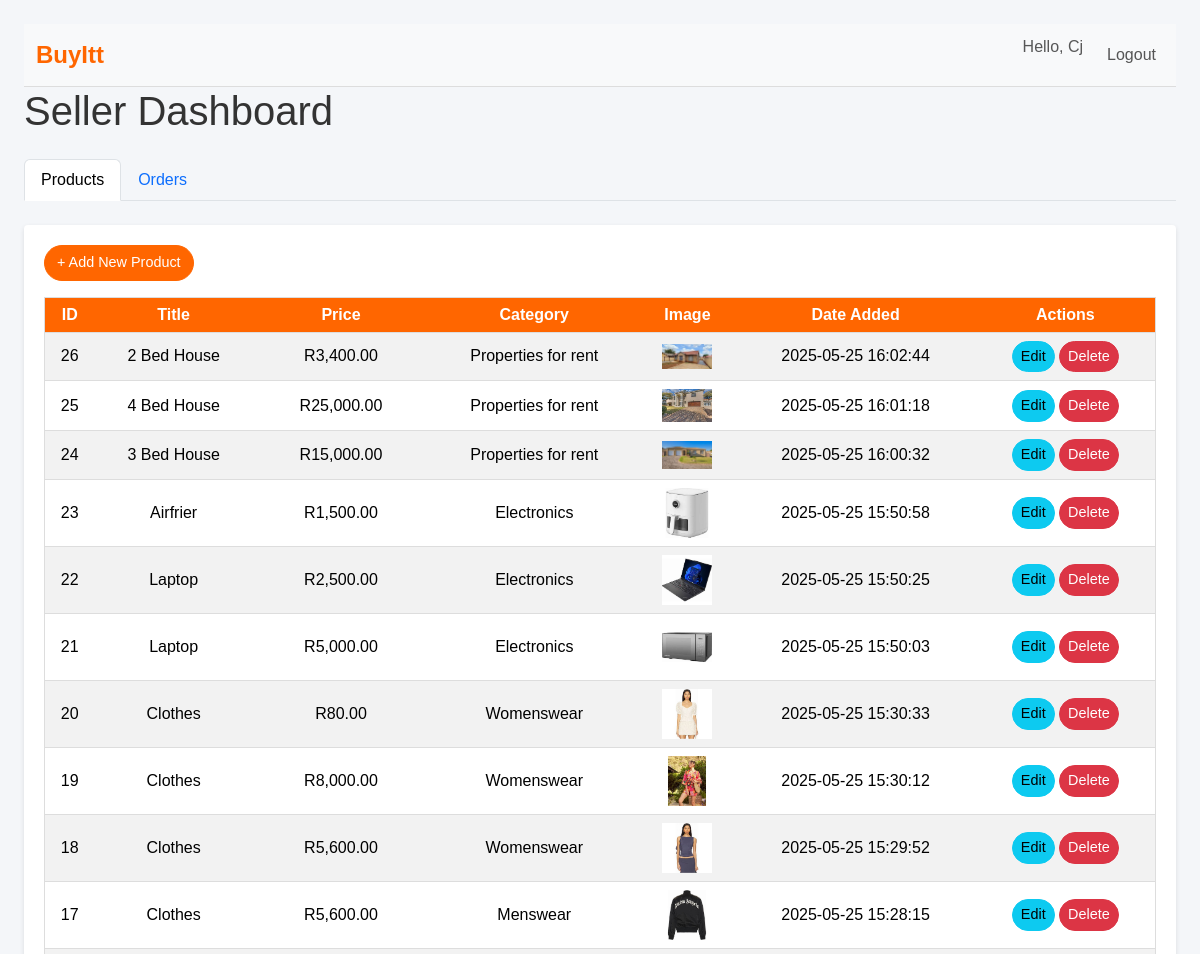
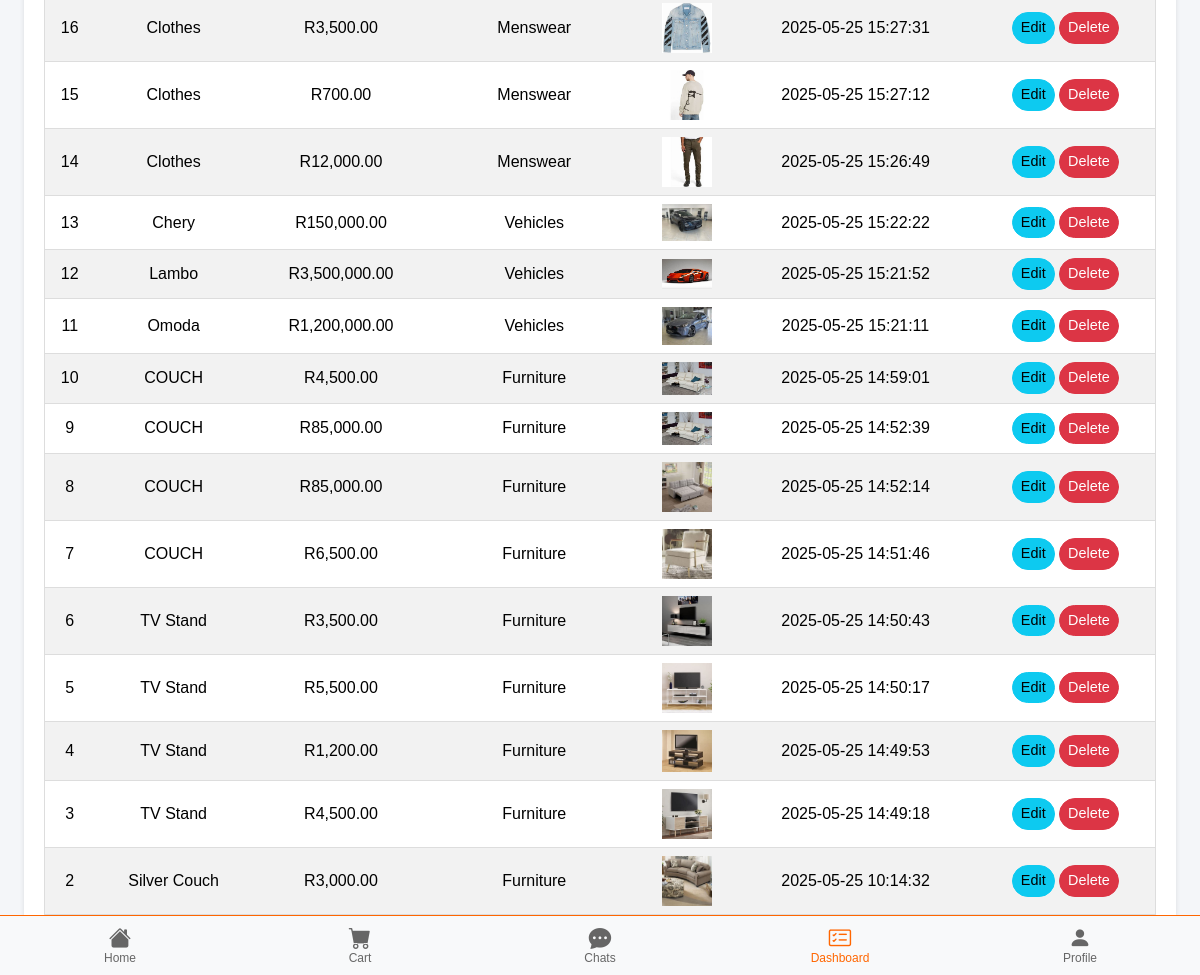
The page /src/public/seller_dashboard.php (signed in) on the database its author committed (2 pictures, top to bottom).
### tables this page shows
CREATE TABLE `products` (
  `id` int NOT NULL,
  `user_id` int NOT NULL,
  `name` varchar(250) NOT NULL,
  `description` text,
  `amount` decimal(10,2) NOT NULL,
  `category` int NOT NULL,
  `image_path` varchar(255) NOT NULL,
  `created_at` timestamp NULL DEFAULT CURRENT_TIMESTAMP
);

CREATE TABLE `categories` (
  `id` int NOT NULL,
  `name` varchar(30) NOT NULL,
  `created_at` timestamp NULL DEFAULT CURRENT_TIMESTAMP
);

### src/public/seller_dashboard.php (the view, shortened to what this page needs)
<?php
include '../includes/navbar.php';
require_once '../includes/config.php';
$sellerId = $_SESSION['user_id'];
$stmt = $db->prepare(
    "SELECT p.id AS product_id, p.name, p.amount, c.name AS category_name, p.image_path, p.created_at
     FROM products p
     JOIN categories c ON p.category = c.id
     WHERE p.user_id = ?
     ORDER BY p.created_at DESC"
);
$stmt->execute([$sellerId]);
$products = $stmt->fetchAll(PDO::FETCH_ASSOC);
?>
<!DOCTYPE html>
<html lang="en">
<head>
  <link href="https://cdn.jsdelivr.net/npm/bootstrap@5.3.3/dist/css/bootstrap.min.css" rel="stylesheet">
  <link href="../assets/css/public.css?v=1.0"  rel="stylesheet">
  <link href="https://cdn.jsdelivr.net/npm/bootstrap-icons@1.10.5/font/bootstrap-icons.css" rel="stylesheet">
</head>
<body class="p-4">
  <h1 class="mb-4">Seller Dashboard</h1>
  <ul class="nav nav-tabs mb-4" id="dashboardTabs" role="tablist">
    <li class="nav-item" role="presentation">
      <button class="nav-link active" id="products-tab" data-bs-toggle="tab" data-bs-target="#products" type="button" role="tab">Products</button>
    </li>
    <li class="nav-item" role="presentation">
      <button class="nav-link" id="orders-tab" data-bs-toggle="tab" data-bs-target="#orders" type="button" role="tab">Orders</button>
    </li>
  </ul>
  <div class="tab-content" id="dashboardTabsContent">
    <div class="tab-pane fade show active" id="products" role="tabpanel">
      <a href="product_form.php" class="btn btn-primary mb-3">+ Add New Product</a>
      <table class="table table-striped">
        <thead>
          <tr><th>ID</th><th>Title</th><th>Price</th><th>Category</th><th>Image</th><th>Date Added</th><th>Actions</th></tr>
        </thead>
        <tbody>
          <?php foreach ($products as $p): ?>
          <tr>
            <td><?= $p['product_id'] ?></td>
            <td><?= htmlspecialchars($p['name']) ?></td>
            <td>R<?= number_format($p['amount'],2) ?></td>
            <td><?= htmlspecialchars($p['category_name']) ?></td>
            <td><?php if ($p['image_path']): ?><img src="../uploads/<?= htmlspecialchars($p['image_path']) ?>" alt=""/><?php endif; ?></td>
            <td><?= htmlspecialchars($p['created_at']) ?></td>
            <td>
              <a href="product_form.php?id=<?= $p['product_id'] ?>" class="btn btn-sm btn-info">Edit</a>
              <a href="?delete_product=<?= $p['product_id'] ?>" class="btn btn-sm btn-danger" onclick="return confirm('Delete this product?')">Delete</a>
            </td>
          </tr>
          <?php endforeach; ?>
        </tbody>
      </table>
    </div>
  </div>
  <?php include __DIR__ . "/../includes/nav.php"; ?>
</body>
</html>

### src/assets/css/public.css (style rules this page uses)
body { font-family: Arial, sans-serif; background-color: #f8f9fa; margin: 0; padding: 0; color: #333; }
.btn { border-radius: 20px; font-size: 0.9rem; }
.btn-primary { background-color: #ff6600; border-color: #ff6600; }
.table { background-color: #ffffff; border: 1px solid #ddd; }
.table th { background-color: #ff6600; color: #ffffff; text-align: center; }
.table td { text-align: center; vertical-align: middle; }

### src/public/seller_dashboard.php (style rules this page uses)
body { background: #f4f6f9; }
.tab-content { background: #fff; padding: 20px; border-radius: 4px; box-shadow: 0 2px 5px rgba(0,0,0,0.1); }
.table img { max-width: 50px; height: auto; }

### rows shown on the page
products: id "26", name "2 Bed House", amount "3,400.00", category.name "Properties for rent", image_path (picture), created_at "2025-05-25 16:02:44"
products: id "25", name "4 Bed House", amount "25,000.00", category.name "Properties for rent", image_path (picture), created_at "2025-05-25 16:01:18"
products: id "24", name "3 Bed House", amount "15,000.00", category.name "Properties for rent", image_path (picture), created_at "2025-05-25 16:00:32"
products: id "23", name "Airfrier", amount "1,500.00", category.name "Electronics", image_path (picture), created_at "2025-05-25 15:50:58"
products: id "22", name "Laptop", amount "2,500.00", category.name "Electronics", image_path (picture), created_at "2025-05-25 15:50:25"
products: id "21", name "Laptop", amount "5,000.00", category.name "Electronics", image_path (picture), created_at "2025-05-25 15:50:03"
products: id "20", name "Clothes", amount "80.00", category.name "Womenswear", image_path (picture), created_at "2025-05-25 15:30:33"
products: id "19", name "Clothes", amount "8,000.00", category.name "Womenswear", image_path (picture), created_at "2025-05-25 15:30:12"
products: id "18", name "Clothes", amount "5,600.00", category.name "Womenswear", image_path (picture), created_at "2025-05-25 15:29:52"
products: id "17", name "Clothes", amount "5,600.00", category.name "Menswear", image_path (picture), created_at "2025-05-25 15:28:15"
products: id "16", name "Clothes", amount "3,500.00", category.name "Menswear", image_path (picture), created_at "2025-05-25 15:27:31"
products: id "15", name "Clothes", amount "700.00", category.name "Menswear", image_path (picture), created_at "2025-05-25 15:27:12"
products: id "14", name "Clothes", amount "12,000.00", category.name "Menswear", image_path (picture), created_at "2025-05-25 15:26:49"
products: id "13", name "Chery", amount "150,000.00", category.name "Vehicles", image_path (picture), created_at "2025-05-25 15:22:22"
products: id "12", name "Lambo", amount "3,500,000.00", category.name "Vehicles", image_path (picture), created_at "2025-05-25 15:21:52"
products: id "11", name "Omoda", amount "1,200,000.00", category.name "Vehicles", image_path (picture), created_at "2025-05-25 15:21:11"
products: id "10", name "COUCH", amount "4,500.00", category.name "Furniture", image_path (picture), created_at "2025-05-25 14:59:01"
products: id "9", name "COUCH", amount "85,000.00", category.name "Furniture", image_path (picture), created_at "2025-05-25 14:52:39"
products: id "8", name "COUCH", amount "85,000.00", category.name "Furniture", image_path (picture), created_at "2025-05-25 14:52:14"
products: id "7", name "COUCH", amount "6,500.00", category.name "Furniture", image_path (picture), created_at "2025-05-25 14:51:46"
products: id "6", name "TV Stand", amount "3,500.00", category.name "Furniture", image_path (picture), created_at "2025-05-25 14:50:43"
products: id "5", name "TV Stand", amount "5,500.00", category.name "Furniture", image_path (picture), created_at "2025-05-25 14:50:17"
products: id "4", name "TV Stand", amount "1,200.00", category.name "Furniture", image_path (picture), created_at "2025-05-25 14:49:53"
products: id "3", name "TV Stand", amount "4,500.00", category.name "Furniture", image_path (picture), created_at "2025-05-25 14:49:18"
products: id "2", name "Silver Couch", amount "3,000.00", category.name "Furniture", image_path (picture), created_at "2025-05-25 10:14:32"

### other values the page prints
$_SESSION['name'] "Cj"
